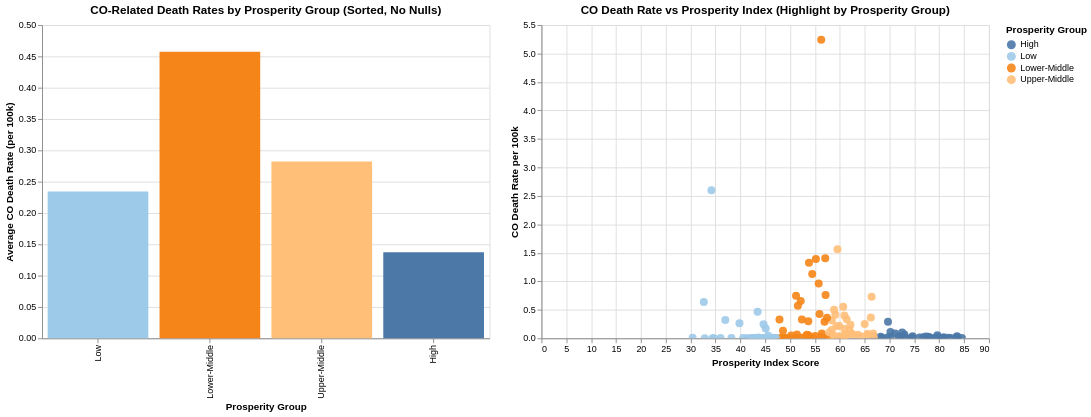

This figure's notebook cell:
### Markdown cell above
1. How are deaths evolving over time across country and region? (line chart with filter for country, heatmap of country with slider for year)
2. How is access to clean fuel related to mortality? (Scatter plot access to fuel vs co death rate - bubbe size for population, color for region, dropdown menu for country, slider for year)
<br> How has clean fuel access changed over the past 20 years globally? (Line Chart-Time Series)
<br> Which regions show the strongest improvement in clean fuel adoption? (Grouped Bar Chart)
<br> Does increased clean fuel access reduce CO-related deaths regardless of a country’s prosperity level? (Scatter Plot)
3. Is there a correlation between average temperature trends in the last few years and CO poisoning deaths? ( GBD dataset, temperature dataset, calculate the mean temperature, Bubble size: Population,  Bubble color: Clean fuel access (%), Interactive scatter plot).
4. Do more developed/prosperous countries have lower CO-related deaths? (Use GBD + Legatum Prosperity Index Grouped bar charts + Scatterplot)

### Code cell
# 4. Do more developed/prosperous countries have lower CO-related deaths? (Use GBD + Legatum Prosperity Index Grouped bar charts + Scatterplot)

alt.data_transformers.enable('default', max_rows=None)
df_full['Prosperity_Group'] = pd.qcut(
    df_full['AveragScore'],
    q=4,
    labels=['Low', 'Lower-Middle', 'Upper-Middle', 'High']
)

df_bar = df_full[df_full['Prosperity_Group'].notna()].copy()

sort_order = ['Low', 'Lower-Middle', 'Upper-Middle', 'High']

bar_chart = (
    alt.Chart(df_bar)
    .mark_bar()
    .encode(
        x=alt.X("Prosperity_Group:N",
                title="Prosperity Group",
                sort=sort_order),   # <-- sorts from Low → High
        y=alt.Y("mean(death_rate_per_100k):Q",
                title="Average CO Death Rate (per 100k)"),
        color=alt.Color("Prosperity_Group:N",
                        sort=sort_order,
                        scale=alt.Scale(scheme="tableau20")),
        tooltip=[
            "Prosperity_Group:N",
            alt.Tooltip("mean(death_rate_per_100k):Q",
                        title="Avg CO death rate"),
            alt.Tooltip("mean(clean_fuel_access_pct):Q",
                        title="Avg Clean Fuel Access (%)")
        ]
    )
    .properties(
        title="CO-Related Death Rates by Prosperity Group (Sorted, No Nulls)",
        width=500,
        height=350
    )
)



df_scatter = (
    df_full.sort_values(['location', 'year'])
           .groupby('location', as_index=False)
           .tail(1)   # keeps the latest year per country
)

prosperity_dropdown = alt.binding_select(
    options=['Low', 'Lower-Middle', 'Upper-Middle', 'High'],
    name='Prosperity Group: '
)

prosperity_select = alt.selection_point(
    fields=['Prosperity_Group'],
    bind=prosperity_dropdown
)

zoom = alt.selection_interval(bind='scales')

scatter = (
    alt.Chart(df_scatter)
    .mark_circle(size=80, opacity=0.75)
    .encode(
        x=alt.X("AveragScore:Q",
                title="Prosperity Index Score"),
        y=alt.Y("death_rate_per_100k:Q",
                title="CO Death Rate per 100k"),
        color=alt.Color("Prosperity_Group:N",
                        title="Prosperity Group"),
        tooltip=[
            "location:N",
            "Prosperity_Group:N",
            "AveragScore:Q",
            "death_rate_per_100k:Q",
            "clean_fuel_access_pct:Q"
        ],
            opacity=alt.condition(
            prosperity_select,
            alt.value(0.9),  
            alt.value(0.15)  
        )
    )
    .add_params(zoom, prosperity_select)
    .properties(
        width=500,
        height=350,
        title="CO Death Rate vs Prosperity Index (Highlight by Prosperity Group)"
    )
)

scatter


(bar_chart | scatter)

### Figure 1 — Vega-Lite specification as saved in the notebook (floating-point values rounded to 4 significant figures; data arrays with more than 128 entries replaced by an {"elided": "..."} marker saying what was removed)
{"config": {"view": {"continuousWidth": 300, "continuousHeight": 300}}, "hconcat": [{"data": {"name": "data-f8c62a0db1e00337cdaec43d52797d48"}, "mark": {"type": "bar"}, "encoding": {"color": {"field": "Prosperity_Group", "scale": {"scheme": "tableau20"}, "sort": ["Low", "Lower-Middle", "Upper-Middle", "High"], "type": "nominal"}, "tooltip": [{"field": "Prosperity_Group", "type": "nominal"}, {"aggregate": "mean", "field": "death_rate_per_100k", "title": "Avg CO death rate", "type": "quantitative"}, {"aggregate": "mean", "field": "clean_fuel_access_pct", "title": "Avg Clean Fuel Access (%)", "type": "quantitative"}], "x": {"field": "Prosperity_Group", "sort": ["Low", "Lower-Middle", "Upper-Middle", "High"], "title": "Prosperity Group", "type": "nominal"}, "y": {"aggregate": "mean", "field": "death_rate_per_100k", "title": "Average CO Death Rate (per 100k)", "type": "quantitative"}}, "height": 350, "title": "CO-Related Death Rates by Prosperity Group (Sorted, No Nulls)", "width": 500}, {"data": {"name": "data-25da510cf0e757ec2a191f2551337fb1"}, "mark": {"type": "circle", "opacity": 0.75, "size": 80}, "encoding": {"color": {"field": "Prosperity_Group", "title": "Prosperity Group", "type": "nominal"}, "opacity": {"condition": {"param": "param_7", "value": 0.9}, "value": 0.15}, "tooltip": [{"field": "location", "type": "nominal"}, {"field": "Prosperity_Group", "type": "nominal"}, {"field": "AveragScore", "type": "quantitative"}, {"field": "death_rate_per_100k", "type": "quantitative"}, {"field": "clean_fuel_access_pct", "type": "quantitative"}], "x": {"field": "AveragScore", "title": "Prosperity Index Score", "type": "quantitative"}, "y": {"field": "death_rate_per_100k", "title": "CO Death Rate per 100k", "type": "quantitative"}}, "height": 350, "name": "view_4", "title": "CO Death Rate vs Prosperity Index (Highlight by Prosperity Group)", "width": 500}], "params": [{"name": "param_8", "select": {"type": "interval"}, "bind": "scales", "views": ["view_4"]}, {"name": "param_7", "select": {"type": "point", "fields": ["Prosperity_Group"]}, "bind": {"input": "select", "options": ["Low", "Lower-Middle", "Upper-Middle", "High"], "name": "Prosperity Group: "}, "views": ["view_4"]}], "$schema": "https://vega.github.io/schema/vega-lite/v5.8.0.json", "datasets": {"data-f8c62a0db1e00337cdaec43d52797d48": {"elided": "592 records"}, "data-25da510cf0e757ec2a191f2551337fb1": {"elided": "204 records"}}}
